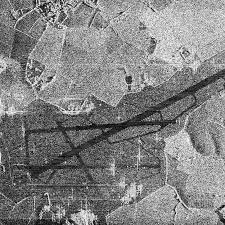
#> input picture lab3/sar_3.jpg, 225 x 225 px
$ jupyter execute --allow-errors DE_IP_2024_Task_3_solution.ipynb
#> lines starting #> are read from the running program, lines starting #| are printed output that depends on the picture; after the words box and inside, x2 and y2 are one past the last pixel; in counts of white or black regions, pixels touching at a corner belong together
[cell 1]
import numpy as np
import cv2
import math
import matplotlib.pyplot as plt

[cell 2]
image = cv2.imread('sar_3.jpg')
#> image is the input picture: shape (225, 225, 3); min 0, max 255, mean 130.6
image_gray = cv2.cvtColor(image, cv2.COLOR_BGR2GRAY)

print('Форма изображения:', image_gray.shape, '| тип данных:', image_gray.dtype)
#| Форма изображения: (225, 225) | тип данных: uint8
print('Мин. яркость:', image_gray.min(), '| макс. яркость:', image_gray.max(),
      '| средняя яркость:', round(image_gray.mean(), 2))
#| Мин. яркость: 0 | макс. яркость: 255 | средняя яркость: 130.6

# на снимке аэродрома видны тёмные полосы (ВПП/дороги) на светлом шумном фоне
plt.imshow(image_gray, cmap='gray')
plt.title('sar_3.jpg (оттенки серого)')
plt.axis('off')
plt.show()

[cell 3]
image_med = cv2.medianBlur(image_gray, 5)
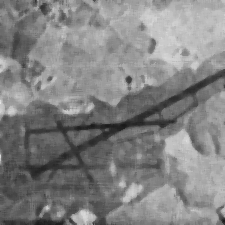
#> image_med: shape (225, 225); min 25, max 226, mean 130.6

plt.figure(figsize=(11, 5))

plt.subplot(1, 2, 1)
plt.imshow(image_gray, cmap='gray')
plt.title('Исходное изображение')
plt.axis('off')

plt.subplot(1, 2, 2)
plt.imshow(image_med, cmap='gray')
plt.title('После медианного фильтра 5x5')
plt.axis('off')

plt.tight_layout()
plt.show()

## Хаф
Сначала Кэнни, потом `HoughLines` (главные направления) и `HoughLinesP` (отрезки).

[cell 4]
edges = cv2.Canny(image_med, 50, 150, apertureSize=3)
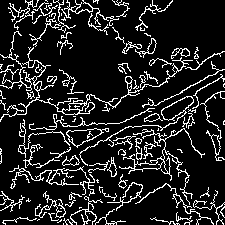
#> edges: shape (225, 225); 13.7% white in thin lines or dots
print('Граничных точек после Кэнни:', int((edges > 0).sum()))
#| Граничных точек после Кэнни: 6935

plt.imshow(edges, cmap='gray')
plt.title('Границы (детектор Кэнни, пороги 50/150)')
plt.axis('off')
plt.show()

[cell 5]
lines = cv2.HoughLines(edges, 1, np.pi / 180, 100)
#> lines = [[165, 1.08], [172, 1.08]]
print('Линий с порогом 100 голосов:', len(lines))
#| Линий с порогом 100 голосов: 2

#> (a cell that did not finish here is left out)

#> (a cell that did not finish here is left out)

## Бинаризация
Полоса тёмная, поэтому объект - пиксели $I < T$, в масках показываю их белым.

[cell 8]
hist = cv2.calcHist([image_med], [0], None, [256], (0, 256))
#> hist = 256 values, max 625 at index 158, min 0 at index 0, mean 197.8

plt.plot(hist)
plt.title('Гистограмма сглаженного изображения')
plt.xlabel('Яркость')
plt.ylabel('Число пикселей')
plt.show()
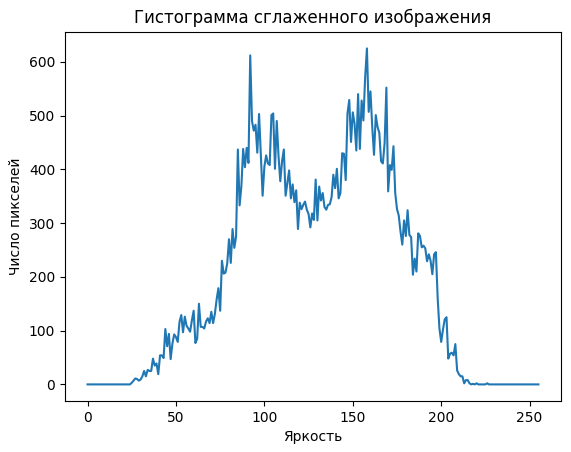
#> figure drawn by matplotlib, 1 panel; curve peaks at x = 158, y = 625

[cell 9]
# белым - полоса (I < T)
plt.figure(figsize=(16, 4))
for i, T in enumerate([50, 60, 70, 80], 1):
    mask = (image_med < T).astype(np.uint8) * 255
    print('T = %d: доля белых = %.3f' % (T, (image_med < T).mean()))
    plt.subplot(1, 4, i)
    plt.imshow(mask, cmap='gray')
    plt.title('T = %d' % T)
    plt.axis('off')
#> this loop made 4 passes
#| T = 50: доля белых = 0.019
#| T = 60: доля белых = 0.040
#| T = 70: доля белых = 0.062
#| T = 80: доля белых = 0.096
#> pass 1, `mask = (image_med < T).astype(np.uint8) * 255`:
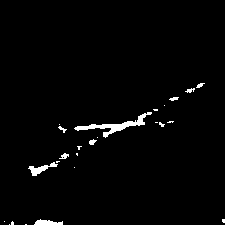
#> mask: shape (225, 225); 1.9% white; 25 white regions (16 under 20 px), largest, box (x1, y1, x2, y2) and area: (74, 112, 152, 138) 438, (28, 162, 58, 176) 150, (34, 219, 63, 225) 115
plt.suptitle('Точечная бинаризация')
plt.tight_layout()
plt.show()
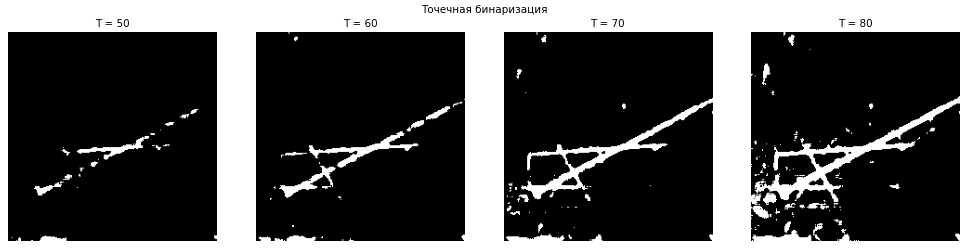
#> figure drawn by matplotlib, 4 panels

Автопороги: Отсу, треугольник, итеративный (своя реализация), адаптивный.

[cell 10]
t_otsu, _ = cv2.threshold(image_med, 0, 255, cv2.THRESH_BINARY + cv2.THRESH_OTSU)
#> t_otsu = 128
t_triangle, _ = cv2.threshold(image_med, 0, 255, cv2.THRESH_BINARY + cv2.THRESH_TRIANGLE)
#> t_triangle = 141

def iterative_threshold(img, tol=0.5, max_iter=100):
#> called with tol = 0.5, max_iter = 100
    t = (img.min() + img.max()) / 2.0
#> t = 125.5
    for _ in range(max_iter):
        m1 = img[img < t].mean()
        m2 = img[img >= t].mean()
        t_new = (m1 + m2) / 2.0
        if abs(t_new - t) < tol:
            break
        t = t_new
#> this loop made 3 passes
#> (m1, m2, t_new, t) on passes 1 to 2: (93.61, 160.8, 127.2, 127.2), (94.47, 161.6, 128, 128)
#> (m1, m2, t_new) on pass 3: (94.9, 162, 128.4)
    return t

t_iter = iterative_threshold(image_med)
#> t_iter = 128

print('Отсу: %.1f, треугольник: %.1f, итеративный: %.1f' % (t_otsu, t_triangle, t_iter))
#| Отсу: 128.0, треугольник: 141.0, итеративный: 128.0
print('Маски итеративного и Отсу совпадают на %.3f' % ((image_med < t_iter) == (image_med < t_otsu)).mean())
#| Маски итеративного и Отсу совпадают на 0.994

[cell 11]
bin_adaptive = cv2.adaptiveThreshold(image_med, 255, cv2.ADAPTIVE_THRESH_GAUSSIAN_C,
                                     cv2.THRESH_BINARY, 71, 21)
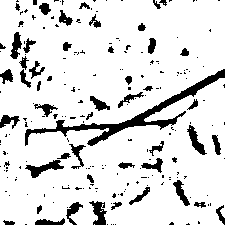
#> bin_adaptive: shape (225, 225); 87.1% white; 215 black regions (165 under 20 px), largest, box (x1, y1, x2, y2) and area: (25, 69, 225, 146) 1759, (25, 160, 64, 178) 274, (89, 201, 107, 225) 240

masks = [
    ('Ручной порог T = 60', (image_med < 60).astype(np.uint8) * 255),
    ('Отсу (T = %d)' % t_otsu, ((image_med < t_otsu).astype(np.uint8)) * 255),
    ('Треугольник (T = %d)' % t_triangle, ((image_med < t_triangle).astype(np.uint8)) * 255),
    ('Итеративный (T = %.0f)' % t_iter, ((image_med < t_iter).astype(np.uint8)) * 255),
    ('Адаптивная (окно 71, C = 21)', bin_adaptive),
]

plt.figure(figsize=(16, 8))
for i, (title, m) in enumerate(masks, 1):
    plt.subplot(2, 3, i)
    plt.imshow(m, cmap='gray')
    plt.title(title)
    plt.axis('off')
#> this loop made 5 passes
#> title on passes 1 to 5: 'Ручной порог T = 60', 'Отсу (T = 128)', 'Треугольник (T = 141)', 'Итеративный (T = 128)', 'Адаптивная (окно 71, C = 21)'

plt.subplot(2, 3, 6)
plt.plot(hist)
for t, c in [(60, 'r'), (t_otsu, 'g'), (t_triangle, 'm'), (t_iter, 'b')]:
    plt.axvline(t, color=c, linestyle='--')
#> this loop made 4 passes
plt.title('Пороги на гистограмме')
plt.xlabel('Яркость')
plt.tight_layout()
plt.show()
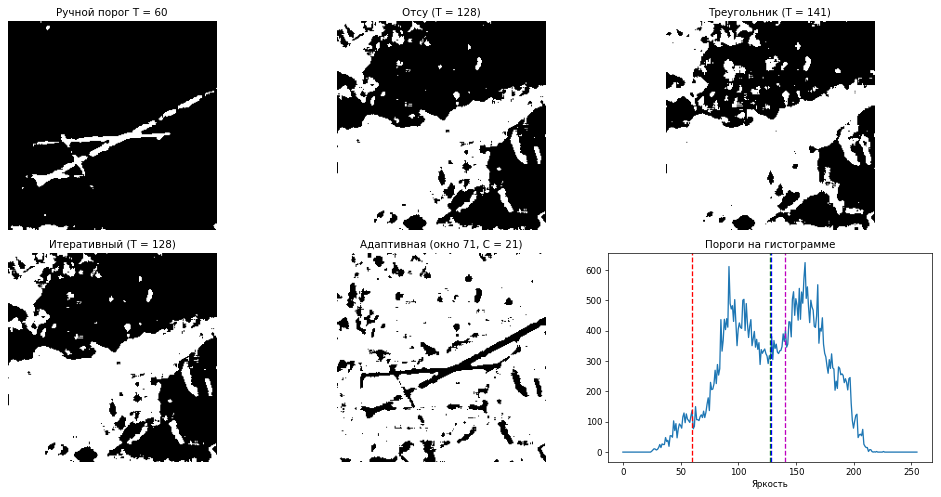
#> figure drawn by matplotlib, 6 panels; panel 6: curve peaks at x = 158, y = 625

print('Автопороги дают около 50% белых - полоса сливается с шумом, беру ручной T = 60')

## Полоса
Замыкание склеивает разрывы, открытие убирает шум, полоса - самая протяжённая компонента.

[cell 12]
road_mask = (image_med < 60).astype(np.uint8) * 255

# замыкание склеивает полосу, открытие убирает шум
kernel_close = cv2.getStructuringElement(cv2.MORPH_RECT, (19, 19))
kernel_open = cv2.getStructuringElement(cv2.MORPH_RECT, (3, 3))
road_closed = cv2.morphologyEx(road_mask, cv2.MORPH_CLOSE, kernel_close, iterations=2)
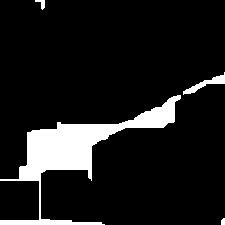
#> road_closed: shape (225, 225); 10.6% white; 4 white regions, box (x1, y1, x2, y2) and area: (0, 95, 181, 225) 5056, (183, 72, 225, 95) 262, (35, 0, 45, 10) 48, (221, 218, 225, 225) 25
road_clean = cv2.morphologyEx(road_closed, cv2.MORPH_OPEN, kernel_open, iterations=1)
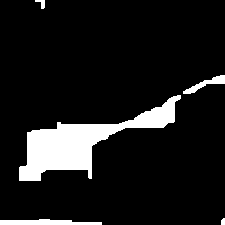
#> road_clean: shape (225, 225); 10.4% white; 5 white regions, box (x1, y1, x2, y2) and area: (19, 95, 181, 181) 4476, (0, 219, 102, 225) 461, (183, 75, 225, 94) 258, (35, 0, 45, 9) 47, (221, 218, 225, 225) 25

n_comp, labels, stats, centroids = cv2.connectedComponentsWithStats(road_clean, connectivity=8)
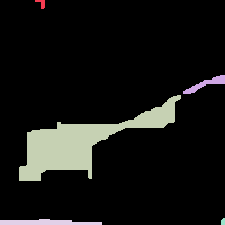
#> labels: shape (225, 225) int32; 6 distinct labels, from 0 to 5; one colour per label, 0 black
#> n_comp = 6; stats = [[0, 0, 225, 225, 45358], [35, 0, 10, 9, 47], [183, 75, 42, 19, 258], [19, 95, 162, 86, 4476], [0, 219, 102, 6, 461], [221, 218, 4, 7, 25]]; centroids = [[115.1, 108.2], [41.19, 3.02], [205.5, 83.74], [81.75, 141.5], [45.66, 222.1], [222.6, 221.3]]
print('Связных компонент после морфологии:', n_comp - 1)
#| Связных компонент после морфологии: 5
diag = np.hypot(stats[:, cv2.CC_STAT_WIDTH], stats[:, cv2.CC_STAT_HEIGHT])
#> diag = [318.2, 13.45, 46.1, 183.4, 102.2, 8.06]

plt.figure(figsize=(14, 4))
for i, (title, m) in enumerate([('Маска T = 60', road_mask),
                                ('После замыкания и открытия', road_clean)]):
    plt.subplot(1, 2, i + 1)
    plt.imshow(m, cmap='gray')
    plt.title(title)
    plt.axis('off')
#> this loop made 2 passes
#> title on passes 1 to 2: 'Маска T = 60', 'После замыкания и открытия'
plt.tight_layout()
plt.show()
